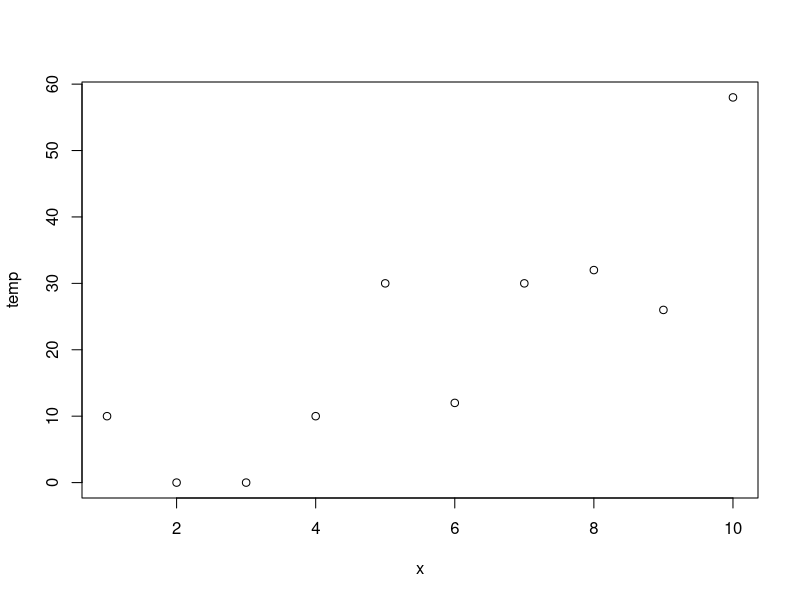
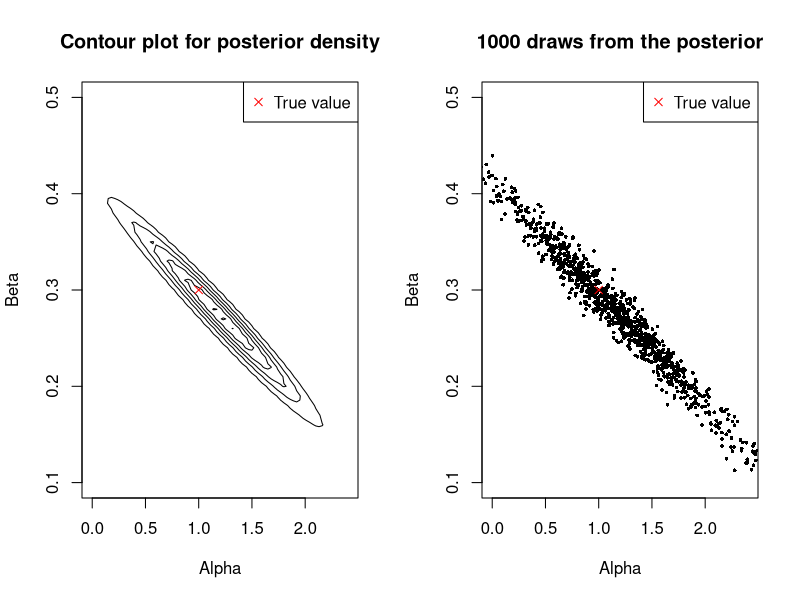
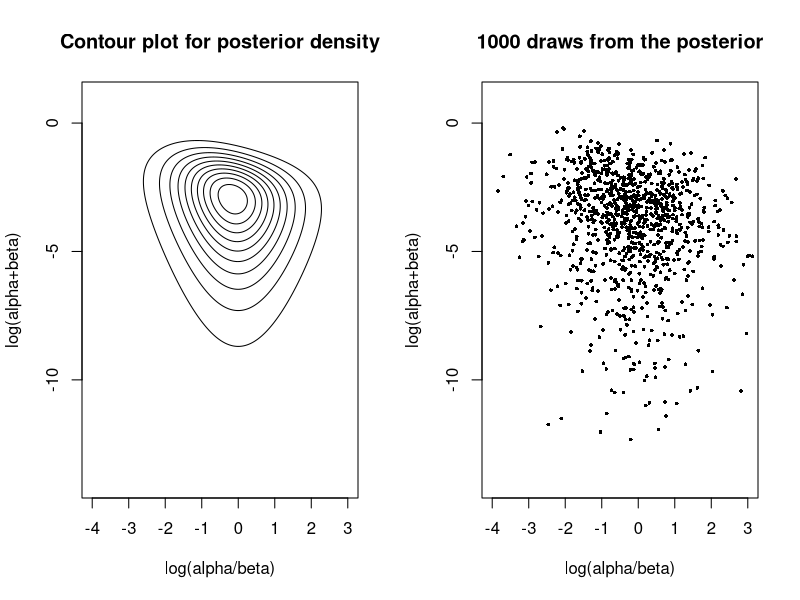
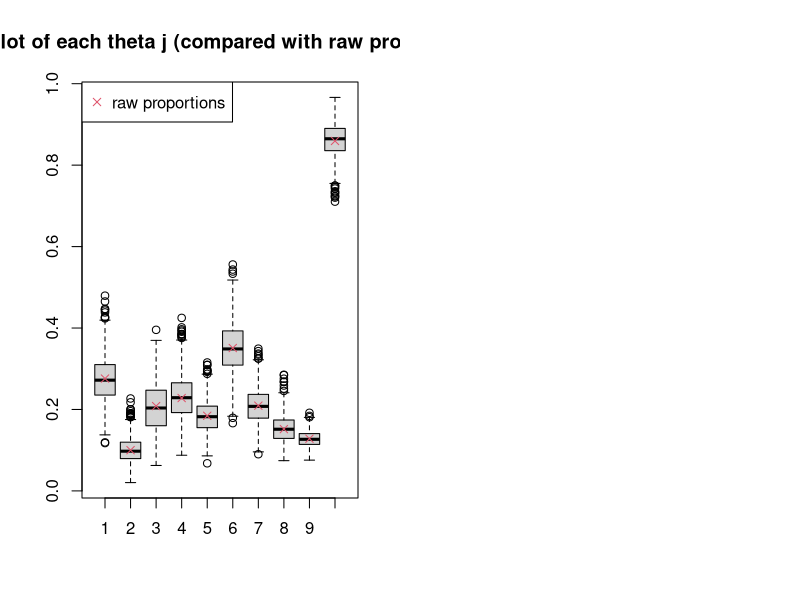

These charts were generated, in order, by the following R code:
## ---- chunk 1
set.seed(0)

n <- 10
x <- seq(1, 10, 1)
u <- rep(c(.1, .5), c(5, 5))
a <- 1.
b <- .3

y <- c()
for (i in 1:n) {
  y <- c(y, rpois(1, lambda=u[i]*exp(a+b*x[i])))
}
y
## ---- chunk 2
temp <- y/u
plot(x, temp)
## ---- chunk 3
log_posterior <- function(a, b) {
  # x,u,y are given and fixed
  lambda <- u*exp(a+b*x)
  sum(log(lambda^y * exp(-lambda) / factorial(y)))
}

iter <- 1e5
res <- matrix(nrow=iter+1, ncol=2)
res[1, ] <- c(1., .3) # initial value
for (i in 1:iter) {
  temp_alpha <- runif(1, res[i, 1]-.3, res[i, 1]+.3) # proposal 
  log_ratio <- log_posterior(temp_alpha, res[i, 2]) -
    log_posterior(res[i, 1], res[i, 2]) 
  temp_log_U <- log(runif(1))
  if (temp_log_U <= log_ratio) {
    res[i+1, 1] <- temp_alpha
  } else {
    res[i+1, 1] <- res[i, 1]
  }
  
  temp_beta <- runif(1, res[i, 2]-.05, res[i, 2]+.05) # proposal
  log_ratio <- log_posterior(res[i+1, 1], temp_beta) -
    log_posterior(res[i+1, 1], res[i, 2]) 
  temp_log_U <- log(runif(1))
  if (temp_log_U <= log_ratio) {
    res[i+1, 2] <- temp_beta
  } else {
    res[i+1, 2] <- res[i, 2]
  }
}
res <- tail(res, -20000)
## ---- chunk 4
library(ggplot2)
xgrid <- seq(0, 2.4, .03)
ygrid <- seq(0.1, .5, .01)
z <- matrix(nrow=length(xgrid), ncol=length(ygrid))
for (i in 1:length(xgrid)) {
  for (j in 1:length(ygrid)) {
    z[i, j] <- exp(log_posterior(xgrid[i], ygrid[j]))
  }
}
par(mfrow=c(1,2))
contour(x=xgrid, y=ygrid, z=z, drawlabels=F, 
        main='Contour plot for posterior density',
         xlab='Alpha', ylab='Beta')
points(1, .3, col='red', pch=4)
legend("topright", legend='True value', pch=4, col='red')
plt_df <- res[sample(nrow(res), 1e3), ]
plot(plt_df[, 1], plt_df[, 2], 
     xlim=c(0, 2.4), ylim=c(0.1, .5), pch=16, cex=.5,
     main='1000 draws from the posterior',
     xlab='Alpha', ylab='Beta')
points(1, .3, col='red', pch=4)
legend("topright", legend='True value', pch=4, col='red')
## ---- chunk 5
y <- c(16,  9, 10, 13, 19, 20, 18, 17, 35, 55)
n <- c(58, 90, 48, 57, 103, 57, 86, 112, 273, 64)


log_posterior <- function(eta, phi) {
  b <- exp(phi) / (exp(eta)+1)
  a <- exp(phi) - b
  log(a) + log(b) - 5/2*log(a+b) + sum(lgamma(a+b)) + sum(lgamma(a+y)) + sum(lgamma(b+n-y)) -
    sum(lgamma(a)) - sum(lgamma(b)) - sum(lgamma(a+b+n))
}

iter <- 1e5
res <- matrix(nrow=iter+1, ncol=2)
res[1, ] <- c(0, 0) # initial value
for (i in 1:iter) {
  temp_alpha <- runif(1, res[i, 1]-1, res[i, 1]+1) # proposal 
  log_ratio <- log_posterior(temp_alpha, res[i, 2]) -
    log_posterior(res[i, 1], res[i, 2]) 
  temp_log_U <- log(runif(1))
  if (temp_log_U <= log_ratio) {
    res[i+1, 1] <- temp_alpha
  } else {
    res[i+1, 1] <- res[i, 1]
  }
  
  temp_beta <- runif(1, res[i, 2]-1, res[i, 2]+1) # proposal
  log_ratio <- log_posterior(res[i+1, 1], temp_beta) -
    log_posterior(res[i+1, 1], res[i, 2]) 
  temp_log_U <- log(runif(1))
  if (temp_log_U <= log_ratio) {
    res[i+1, 2] <- temp_beta
  } else {
    res[i+1, 2] <- res[i, 2]
  }
}
res <- tail(res, -20000)
## ---- chunk 6

xgrid <- seq(-4, 3, .01)
ygrid <- seq(-14, 1, .05)
z <- matrix(nrow=length(xgrid), ncol=length(ygrid))
for (i in 1:length(xgrid)) {
  for (j in 1:length(ygrid)) {
    z[i, j] <- exp(log_posterior(xgrid[i], ygrid[j]))
  }
}
par(mfrow=c(1,2))
contour(x=xgrid, y=ygrid, z=z, drawlabels=F, 
        main='Contour plot for posterior density',
         xlab='log(alpha/beta)', ylab='log(alpha+beta)')
plt_df <- res[sample(nrow(res), 1e3), ]
plot(plt_df[, 1], plt_df[, 2], 
     xlim=c(-4, 3), ylim=c(-14, 1), pch=16, cex=.5,
     main='1000 draws from the posterior',
     xlab='log(alpha/beta)', ylab='log(alpha+beta)')
## ---- chunk 7
b <- exp(plt_df[, 2]) / (exp(plt_df[, 1])+1)
a <- exp(plt_df[, 2]) - b

res <- matrix(0, length(a), length(n))
for (l in 1:length(a)) {
  for (j in 1:length(n)) {
    res[l, j] <- rbeta(1, a[l]+y[j], b[l]+n[j]-y[j])
  }
}

boxplot.matrix(res, main="Boxplot of each theta j (compared with raw proportions)")
points(factor(1:10), y/n, col=2, pch=4)
legend("topleft", col=2, pch=4, legend="raw proportions")
## ---- chunk 8
quantile(rowMeans(res), c(.05, .95))
## ---- chunk 9
floor(100*quantile(rowMeans(res), c(.05, .95)))
